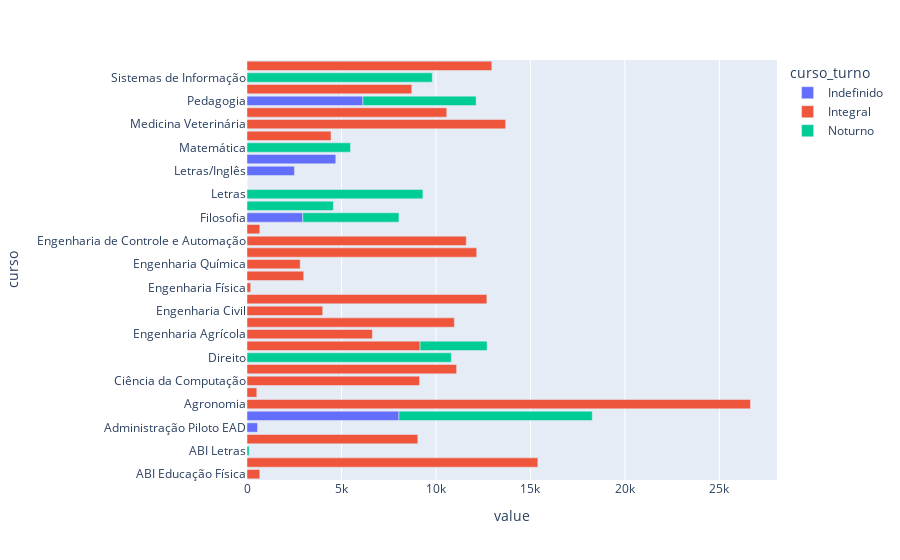

The cell this chart's notebook holds for it:
### Code cell
# Para melhor manipulação trasnforma o objeto em SparkPandas
view_4 = ps.DataFrame(data.groupBy('curso', 'curso_turno')
                      .count()
                      .orderBy('curso'))

view_4_pivot = view_4.pivot(index='curso', 
                            columns='curso_turno', 
                            values='count')
view_4_pivot.plot(kind='barh')

### Figure 1 — Plotly figure (JSON) as saved in the notebook; plotly's stock layout.template omitted (floating-point values rounded to 4 significant figures)
{"data": [{"alignmentgroup": "True", "hovertemplate": "curso_turno=Indefinido<br>value=%{x}<br>curso=%{y}<extra></extra>", "legendgroup": "Indefinido", "marker": {"color": "#636efa", "pattern": {"shape": ""}}, "name": "Indefinido", "offsetgroup": "Indefinido", "orientation": "h", "showlegend": true, "textposition": "auto", "type": "bar", "x": [null, null, null, null, 559, 8042, null, null, null, null, null, null, null, null, null, null, null, null, null, null, null, null, 2951, null, null, null, 2511, 4698, null, null, null, null, 6134, null, null, null], "xaxis": "x", "y": ["ABI Educação Física", "ABI Engenharia", "ABI Letras", "Administração", "Administração Piloto EAD", "Administração Pública", "Agronomia", "Bacharelado Interdisciplinar em Inovação, Ciência e Tecnologia (BICT)", "Ciência da Computação", "Ciências Biológicas", "Direito", "Educação Física", "Engenharia Agrícola", "Engenharia Ambiental e Sanitária", "Engenharia Civil", "Engenharia Florestal", "Engenharia Física", "Engenharia Mecânica", "Engenharia Química", "Engenharia de Alimentos", "Engenharia de Controle e Automação", "Engenharia de Materiais", "Filosofia", "Física", "Letras", "Letras Português, Inglês e suas Literaturas", "Letras/Inglês", "Letras/Português", "Matemática", "Medicina", "Medicina Veterinária", "Nutrição", "Pedagogia", "Química", "Sistemas de Informação", "Zootecnia"], "yaxis": "y"}, {"alignmentgroup": "True", "hovertemplate": "curso_turno=Integral<br>value=%{x}<br>curso=%{y}<extra></extra>", "legendgroup": "Integral", "marker": {"color": "#EF553B", "pattern": {"shape": ""}}, "name": "Integral", "offsetgroup": "Integral", "orientation": "h", "showlegend": true, "textposition": "auto", "type": "bar", "x": [676, 15392, null, 9040, null, null, 26647, 519, 9133, 11093, null, 9163, 6637, 10975, 4007, 12694, 194, 3003, 2815, 12157, 11605, 677, null, null, null, null, null, null, null, 4447, 13689, 10572, null, 8721, null, 12956], "xaxis": "x", "y": ["ABI Educação Física", "ABI Engenharia", "ABI Letras", "Administração", "Administração Piloto EAD", "Administração Pública", "Agronomia", "Bacharelado Interdisciplinar em Inovação, Ciência e Tecnologia (BICT)", "Ciência da Computação", "Ciências Biológicas", "Direito", "Educação Física", "Engenharia Agrícola", "Engenharia Ambiental e Sanitária", "Engenharia Civil", "Engenharia Florestal", "Engenharia Física", "Engenharia Mecânica", "Engenharia Química", "Engenharia de Alimentos", "Engenharia de Controle e Automação", "Engenharia de Materiais", "Filosofia", "Física", "Letras", "Letras Português, Inglês e suas Literaturas", "Letras/Inglês", "Letras/Português", "Matemática", "Medicina", "Medicina Veterinária", "Nutrição", "Pedagogia", "Química", "Sistemas de Informação", "Zootecnia"], "yaxis": "y"}, {"alignmentgroup": "True", "hovertemplate": "curso_turno=Noturno<br>value=%{x}<br>curso=%{y}<extra></extra>", "legendgroup": "Noturno", "marker": {"color": "#00cc96", "pattern": {"shape": ""}}, "name": "Noturno", "offsetgroup": "Noturno", "orientation": "h", "showlegend": true, "textposition": "auto", "type": "bar", "x": [null, null, 117, null, null, 10232, null, null, null, null, 10813, 3543, null, null, null, null, null, null, null, null, null, null, 5090, 4571, 9310, 4, null, null, 5479, null, null, null, 5992, null, 9807, null], "xaxis": "x", "y": ["ABI Educação Física", "ABI Engenharia", "ABI Letras", "Administração", "Administração Piloto EAD", "Administração Pública", "Agronomia", "Bacharelado Interdisciplinar em Inovação, Ciência e Tecnologia (BICT)", "Ciência da Computação", "Ciências Biológicas", "Direito", "Educação Física", "Engenharia Agrícola", "Engenharia Ambiental e Sanitária", "Engenharia Civil", "Engenharia Florestal", "Engenharia Física", "Engenharia Mecânica", "Engenharia Química", "Engenharia de Alimentos", "Engenharia de Controle e Automação", "Engenharia de Materiais", "Filosofia", "Física", "Letras", "Letras Português, Inglês e suas Literaturas", "Letras/Inglês", "Letras/Português", "Matemática", "Medicina", "Medicina Veterinária", "Nutrição", "Pedagogia", "Química", "Sistemas de Informação", "Zootecnia"], "yaxis": "y"}], "layout": {"barmode": "relative", "legend": {"title": {"text": "curso_turno"}, "tracegroupgap": 0}, "margin": {"t": 60}, "xaxis": {"anchor": "y", "domain": [0, 1], "title": {"text": "value"}}, "yaxis": {"anchor": "x", "domain": [0, 1], "title": {"text": "curso"}}}}
